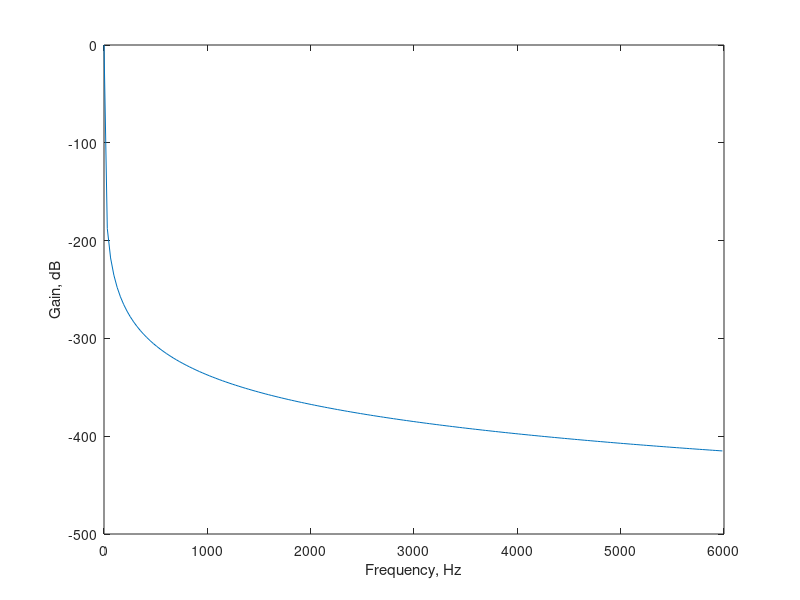

The MATLAB source for this figure:
% Program 3_3 
% Program to Design Type 1 Chebyshev Lowpass Filter 
% 
% Read in the filter order, passband edge frequency 
% and passband ripple in dB 
N = input('Order = '); 
Wn = input('Passband edge frequency in rad/sec= '); 
Rp = input('Passband ripple in dB = '); 
% Determine the coefficients of the transfer function 
[num, den ]  = cheby1(N,Rp,Wn,'s'); 
% Compute and plot the frequency response 
omega = [0: 200:12000*pi]; 
h = freqs(num,den,omega);  
plot (omega/(2*pi),20*log10(abs(h))); 
xlabel('Frequency, Hz'); ylabel('Gain, dB');